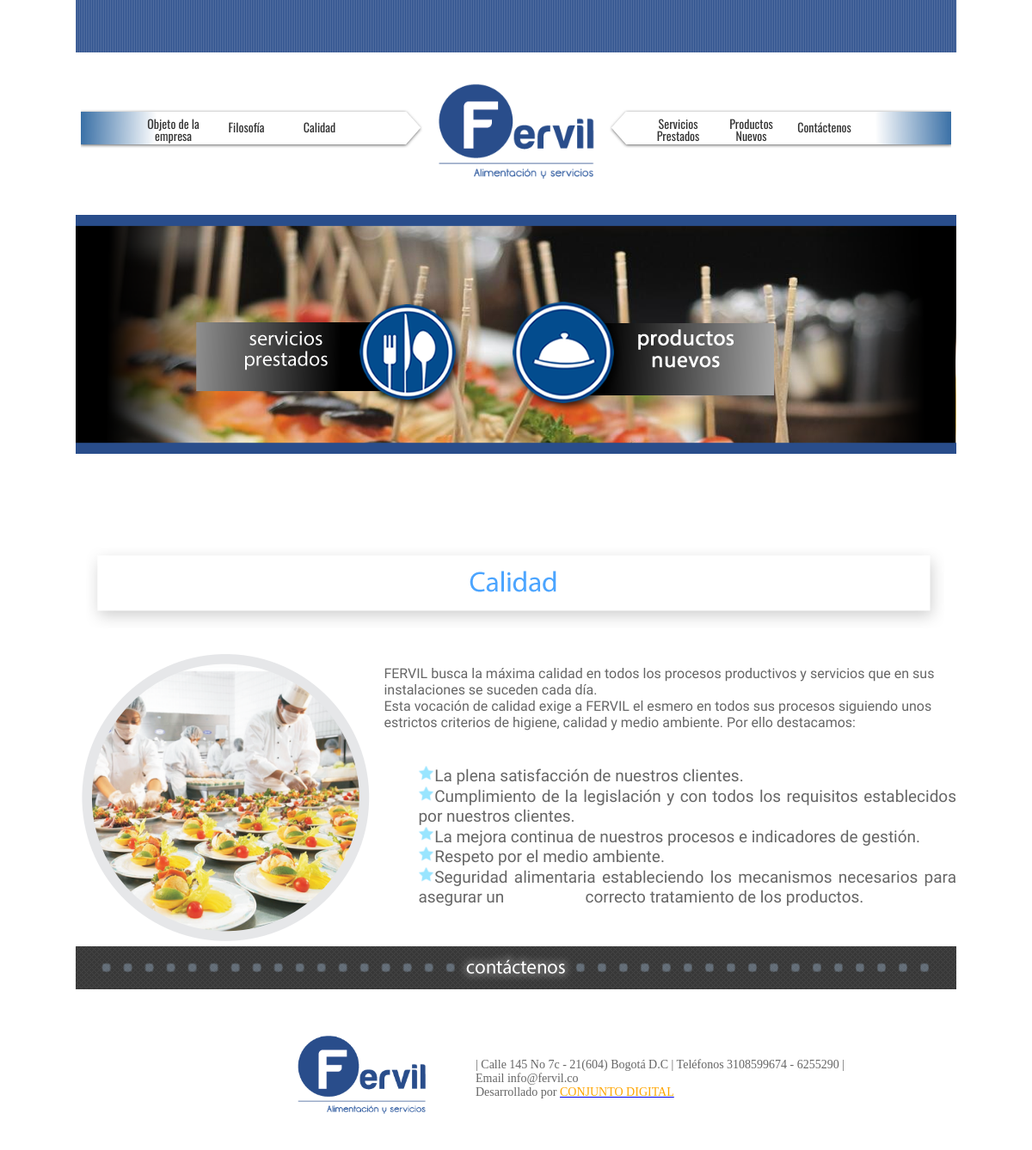
Screenshot of /calidad.php with the database file from the repository.
### tables this page shows
CREATE TABLE IF NOT EXISTS `imagen` (
  `id_imagen` int(11) NOT NULL AUTO_INCREMENT,
  `nombre` varchar(50) DEFAULT NULL,
  `ubicacion` varchar(50) DEFAULT NULL,
  PRIMARY KEY (`id_imagen`)
);

CREATE TABLE IF NOT EXISTS `pagina` (
  `id_pagina` int(11) NOT NULL AUTO_INCREMENT,
  `titulo` varchar(50) DEFAULT NULL,
  `id_producto` int(11) DEFAULT NULL,
  `id_servicio` int(11) DEFAULT NULL,
  `id_imagen` int(11) DEFAULT NULL,
  `id_texto` int(11) DEFAULT NULL,
  `texto` text,
  `fecha` date DEFAULT NULL,
  PRIMARY KEY (`id_pagina`),
  KEY `FK_pagina_productos` (`id_producto`),
  KEY `FK_pagina_servicios` (`id_servicio`),
  KEY `FK_pagina_imagen` (`id_imagen`),
  KEY `FK_pagina_texto` (`id_texto`),
  CONSTRAINT `FK_pagina_imagen` FOREIGN KEY (`id_imagen`) REFERENCES `imagen` (`id_imagen`) ON DELETE CASCADE ON UPDATE CASCADE,
  CONSTRAINT `FK_pagina_productos` FOREIGN KEY (`id_producto`) REFERENCES `productos` (`id_producto`) ON DELETE CASCADE ON UPDATE CASCADE,
  CONSTRAINT `FK_pagina_servicios` FOREIGN KEY (`id_servicio`) REFERENCES `servicios` (`id_servicios`) ON DELETE CASCADE ON UPDATE CASCADE,
  CONSTRAINT `FK_pagina_texto` FOREIGN KEY (`id_texto`) REFERENCES `texto` (`id_texto`) ON DELETE CASCADE ON UPDATE CASCADE
);

### backend/Model/conexion.php (called while the page is built, shortened)
<?php
class Conexion {
    private $db;
    public function __construct() {
        $this->db = $this->conectar();
    }
    public static function conectar() {
        $link = mysql_connect('localhost', 'root', '');
        return $link;
    }
    public function query($sql) {
        return mysql_query($sql, $this->db);
    }
    public function fetch($query) {
        return mysql_fetch_assoc($query);
    }
}

### backend/Model/claseController.php (called while the page is built, shortened)
<?php
require_once ('consumir.php');
$model = new modeloPrueba();
$contenido = $model->getContenido();
$imagenes = $model->getImagenes();

### backend/Model/consumir.php (called while the page is built, shortened)
<?php
require_once ('conexion.php');
class modeloPrueba {
    private $db;
    public function __construct() {
        $this->db = new Conexion();
    }
    public function getContenido() {
        $sql = "
        SELECT pagina.id_pagina, pagina.texto
        FROM pagina
        WHERE texto IS NOT NULL";
        $query = $this->db->query($sql);
        $array = array();
        while ($rows = $this->db->fetch($query)) {
            $array[] = $rows;
        }
        return $array;
    }
    public function getImagenes() {
        $sql = "
            SELECT id_imagen, nombre, ubicacion
            FROM imagen
            WHERE ubicacion IS NOT NULL";
        $query = $this->db->query($sql);
        $arrayImg = array();
        while ($rows = $this->db->fetch($query)) {
            $arrayImg [] = $rows;
        }
        return $arrayImg;
    }
}

### calidad.php (the view, shortened to what this page needs)
<?php
require_once 'backend/Model/claseController.php';
?>
<!DOCTYPE html PUBLIC "-//W3C//DTD XHTML 1.0 Transitional//EN" "http://www.w3.org/TR/xhtml1/DTD/xhtml1-transitional.dtd">
<html xmlns="http://www.w3.org/1999/xhtml">
    <head>
        <link href="css/estilos.css" rel="stylesheet" type="text/css" />
    </head>
    <body>
        <div id="contenedor">
            <div id="cabezote">
                <div id="franja"></div>
                <div id="ContMenu">
                    <div id="menu1">
                        <ul class="ContMenu1">
                            <a href="index.php"><li class="item2">Objeto de la empresa</li></a>
                            <a href="filosofia.php"><li class="item1">Filosofía</li></a>
                            <a href="calidad.php"><li class="item1">Calidad</li></a>
                        </ul>
                    </div>
                    <div id="logo"><img src="<?php echo $imagenes[0]['ubicacion']; ?>" width="100%"/></div>
                    <div id="menu2">
                        <ul class="ContMenu2">
                            <a href="servicios.php"><li class="item2">Servicios Prestados</li></a>
                            <a href="productos.php"><li class="item2">Productos Nuevos</li></a>
                            <a href="contacto.html"><li class="item1">Contáctenos</li></a>
                        </ul>
                    </div>
                </div>
            </div>
            <div id="banner">
                <ul class="ContBanner">
                    <li class="servicios"><a href="servicios.php"><img src="<?php echo $imagenes[28]['ubicacion']; ?>" /></a></li>
                    <li class="productos"><a href="productos.php"><img src="<?php echo $imagenes[22]['ubicacion']; ?>" /></a></li>
                </ul>
            </div>
            <div id="filosofia">
                <img src="<?php echo $imagenes[2]['ubicacion']; ?>"/>
            </div>
            <div id="contenido">
                <img src="<?php echo $imagenes[14]['ubicacion']; ?>" style="padding-top:2%;"/>
                <div  style="width:65%;float:right; text-align:justify;">
                    <p class="Texto6">
                        <br/><?php echo $contenido[15]['texto']; ?>
                        <br/><?php echo $contenido[16]['texto']; ?>
                    </p>
                    <p class="Texto7" >
                        <img src="<?php echo $imagenes[9]['ubicacion']; ?>" width="3%"/><span><?php echo $contenido[17]['texto']; ?></span><br/>
                        <img src="<?php echo $imagenes[9]['ubicacion']; ?>" width="3%"/><span><?php echo $contenido[18]['texto']; ?></span><br/>
                        <img src="<?php echo $imagenes[9]['ubicacion']; ?>" width="3%"/><span><?php echo $contenido[19]['texto']; ?></span><br/>
                        <img src="<?php echo $imagenes[9]['ubicacion']; ?>" width="3%"/><span><?php echo $contenido[20]['texto']; ?></span><br/>
                        <img src="<?php echo $imagenes[9]['ubicacion']; ?>" width="3%"/><span><?php echo $contenido[21]['texto']; ?>&nbsp;&nbsp;&nbsp;&nbsp;&nbsp;&nbsp;&nbsp;&nbsp;&nbsp;&nbsp;&nbsp;&nbsp;
                        &nbsp;&nbsp;&nbsp;&nbsp;&nbsp;&nbsp; <?php echo $contenido[22]['texto']; ?></span><br/>
                    </p>
                </div>
            </div>
            <div id="footer">
                <div id="contactenos" style="margin-top:0px;"></div>
                <div id="fervil">
                    <div id="logo1"><img src="<?php echo $imagenes[0]['ubicacion']; ?>" width="100%"/></div>
                    <div id="info">
                        <p class="texto3">
                            | Calle 145 No 7c - 21(604) Bogotá D.C |  Teléfonos 3108599674  -  6255290 |
                            <br/>  Email  info@fervil.co
                            <br/>  Desarrollado por  <a href="http://www.conjuntodigital.com"> <font color="orange">CONJUNTO DIGITAL</font> </a>
                        </p>
                    </div>
                </div>
            </div>
        </div>
    </body>
</html>

### css/estilos.css (style rules this page uses)
body { margin:0px; padding:0px; font-family: 'Futura-CondensedMedium'; src:url(../fonts/Futura-CondensedMedium.ttf) format('truetype'); }
#contenedor { width:1024px; height:auto; margin:0 auto; }
#cabezote { width:1024px; height:250px; margin:0 auto; }
#franja { width:1024px; height:61px; margin:0 auto; background: url(../images/azul.png); }
#ContMenu { width:1024px; height:160px; margin:0 auto; margin-top:20px; }
#menu1 { width:400px; height:100px; float:left; margin-top:40px; margin-left:6px; background:url(../images/menu2.fw.png) no-repeat; background-size:contain; }
#logo { width:200px; height:174px; float:left; margin-left:6px; }
#menu2 { width:400px; height:100px; float:left; margin-top:40px; margin-left:6px; background:url(../images/menu1.png) no-repeat; background-size:contain; }
.ContMenu1 { width:400px; height:50px; float:left; margin:0 auto; margin-left:25px; list-style:none; margin-top:10px; }
.ContMenu2 { width:400px; height:50px; float:left; margin:0 auto; list-style:none; margin-top:10px; }
.item1 { width:85px; height:38px; float:left; color:#333; text-align:center; font-family: 'Oswald', sans-serif; font-size:14px; padding-top:6px; font-weight:normal; }
.item2 { width:85px; height:38px; float:left; color:#333; text-align:center; font-family: 'Oswald', sans-serif; font-size:14px; padding-top:6px; line-height:14px; font-weight:normal; }
#banner { margin:0 auto; width:1024px; height:370px; background:url(../images/imghome.png); background-size: 100% 75%; background-repeat: no-repeat; }
.ContBanner { width:95%; height:auto; margin:0 auto; }
.servicios { width:330px; height:150px; float:left; margin-top:80px; margin-left:80px; list-style:none; }
.productos { width:330px; height:150px; float:left; margin-top:80px; margin-left:40px; list-style:none; }
#contenido { width:1024px; min-height:350px; margin:0 auto; }
#footer { width:1024px; height:250px; margin:0 auto; }
#contactenos { width:1024px; height:50px; background:url(../images/contactenos.png); }
#fervil { width:1000; height:200; background:#9FF; }
#logo1 { width:165px; height:120px; float:left; margin-top:40px; margin-left:250px; }
#info { width:500px; height:120px; float:left; margin-top:20px; margin-left:20px; }
.texto3 { font-family:'Futura-CondensedMedium'; text-align:left; font-size:14px; color:#666; margin-left:30px; margin-top:60px; }
#filosofia { width:1024px; height:115px; margin:0 auto; }
.Texto6 { font-family:'PT Sans Narrow', sans-serif; text-align:left; font-size:16px; color:#666; margin-top:20px; }
.Texto7 { font-family:'PT Sans Narrow', sans-serif; text-align: justify; font-size:19px; color:#666; margin-left:40px; margin-top:40px; }

### rows the page displays
imagen: ubicacion (picture)
imagen: ubicacion (picture)
imagen: ubicacion (picture)
imagen: ubicacion (picture)
imagen: ubicacion (picture)
pagina: texto "FERVIL busca la máxima calidad en todos los procesos productivos y servicios que en sus instalaciones se suceden cada día."
pagina: texto "Esta vocación de calidad exige a FERVIL el esmero en todos sus procesos siguiendo unos estrictos criterios de higiene, calidad y medio ambiente. Por ello destacamos:"
imagen: ubicacion (picture)
pagina: texto "La plena satisfacción de nuestros clientes."
pagina: texto "Cumplimiento de la legislación y con todos los requisitos establecidos por nuestros clientes."
pagina: texto "La mejora continua de nuestros procesos e indicadores de gestión."
pagina: texto "Respeto por el medio ambiente."
pagina: texto "Seguridad alimentaria estableciendo los mecanismos necesarios para asegurar un"
pagina: texto "correcto tratamiento de los productos."
